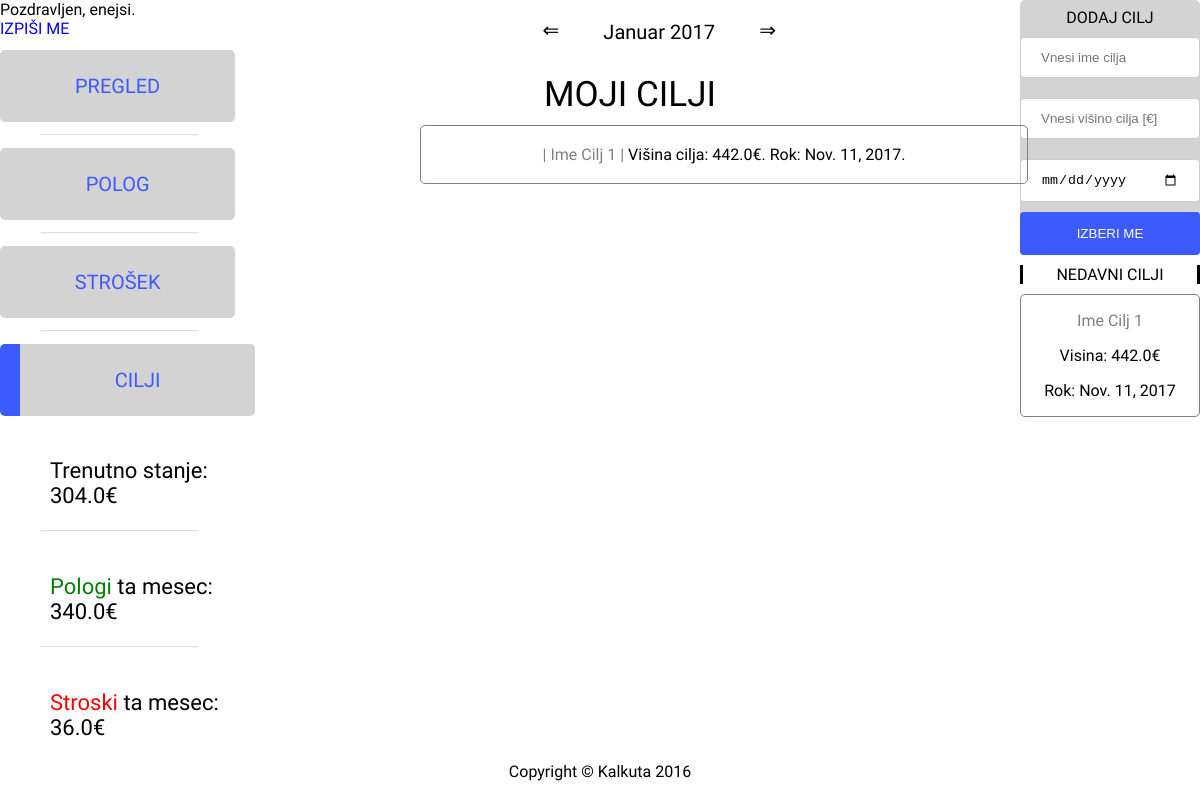
/kalkuta/cilji (signed in), run on the app's committed database.
### kalkuta/models.py (models this page shows, shortened)
class Stanje(models.Model):
    stanje = models.FloatField(default=0)
    uporabnik = models.OneToOneField(User, on_delete=models.SET_NULL, null=True)

class Cilji(models.Model):
    ime = models.CharField(max_length=30)
    ciljno_stanje = models.FloatField(default=-2)
    rok = models.DateField(default=datetime.now)
    uspesnost = models.IntegerField(default=-1) #0 je v poteku 1 je uspeh 2 je fail
    uporabnik = models.ForeignKey(User, on_delete=models.SET_NULL, null=True)
    leto_trans = models.IntegerField(null=True)
    mesec_trans = models.IntegerField(null=True)

### kalkuta/views.py (the view, shortened to what this page needs)
# urls.py: url(r'cilji', views.cilji, name='cilji'),
@login_required
def cilji(request):
    stdlogger.debug("Entering cilji view")
    racunaj_ta_mesec(request)
    izracunaj_leto(request)
    global MONTH_CHOICES
    current_user = request.user
    nedavni_cilji = Cilji.objects.filter(uporabnik=current_user).filter(leto_trans=leto_danes).filter(mesec_trans=mesec_danes).order_by('-id')[:3][::-1]
    nedavni_cilji = reversed(nedavni_cilji)
    vsi_cilji = Cilji.objects.filter(uporabnik=current_user).filter(leto_trans=leto_danes).filter(mesec_trans=mesec_danes).order_by('-id')
    trenS = Stanje.objects.filter(uporabnik=current_user)[0].stanje
    context_dict = {'cilji': vsi_cilji,
                    'nedavni_cilji': nedavni_cilji,
                    'trenS': trenS,
                    'mesec_danes': MONTH_CHOICES[mesec_danes],
                    'leto_danes': leto_danes,
                    'stroski': stroski_ta_mesec,
                    'pologi': pologi_ta_mesec
                    }
    return render(request, 'kalkuta/cilji.html', context_dict)

### kalkuta/views.py (called while the page is built, shortened)
def racunaj_ta_mesec(request):
    current_user = request.user
    global stroski_ta_mesec
    global pologi_ta_mesec
    vse_trans = Transakcija.objects.filter(uporabnik=current_user).filter(leto_trans=leto_danes).filter(
        mesec_trans=mesec_danes).order_by('-id')
    vse_trans_polog = [0]*31
    vse_trans_strosek = [0]*31
    for i in vse_trans:
        if i.tip == 0:
            vse_trans_strosek[int(i.datum.date().day)] += i.visina
        else:
            vse_trans_polog[int(i.datum.date().day)] += i.visina
    stdlogger.debug(vse_trans_polog)
    stdlogger.debug(vse_trans_strosek)
    stroski_ta_mesec = 0
    pologi_ta_mesec = 0
    for i in vse_trans_polog:
        pologi_ta_mesec += i
    for i in vse_trans_strosek:
        stroski_ta_mesec += i
    return

def izracunaj_leto(request):
    global mesec_danes
    global leto_danes
    stdlogger.debug("Racunam leto")
    if request.method == 'GET':
        nz = request.GET.get('q', '')
    return

### kalkuta/templates/kalkuta/cilji.html (shortened to what this page needs)
{% load static %}
<!doctype html>
<html lang="sl">
<head>
  <link rel="stylesheet" type="text/css" href="{% static 'kalkuta/cilji.css' %}" media="screen" />
</head>
<body>
    <div class="nav_left">
        {% if user.is_authenticated %}
        <span class="header-links">Pozdravljen, {{ user.username }}.<a href="{% url 'logout' %}" style="text-decoration: none; color: blue; padding-left: 90px"> IZPIŠI ME</a></span>
        {% else %}
        {get_template("landing")}
        {% endif %}
        <nav class="dash_main_nav">
            <a class="nav cur" href="pregled">PREGLED</a>
            <hr>
            <a class="nav" href="polog">POLOG</a>
            <hr>
            <a class="nav" href="strosek">STROŠEK</a>
            <hr>
            <a class="nav" href="cilji" style="
    color: #3D5AFE;
    border-style: hidden hidden hidden solid;
    border-width: 20px"
            >CILJI</a>
        </nav>
                <p style="padding-left:50px;padding-top: 20px; font-size: 22px;">Trenutno stanje: {{ trenS }}€</p>
                    <hr>
                <p style="padding-left:50px;padding-top: 20px; font-size: 22px;"><a style="color: green">Pologi</a> ta mesec: {{ pologi }}€</p>
                    <hr>
                <p style="padding-left:50px;padding-top: 20px; font-size: 22px;"><a style="color: red">Stroski</a> ta mesec: {{ stroski }}€</p>
     </div>
    <div class="dash_top_div">
        <div class="dash_top_div_cont">
            <a class="puscica levodesno"   href="?q=-1">&lArr;</a>
            <div class="puscica mesecleto" style="width: 200px;">
                <p>{{ mesec_danes }} {{ leto_danes }}</p>
            </div>
            <a class="puscica levodesno"  href="?q=1">&rArr;</a>
        </div>
    </div>
    <div class="dash_right_div">
        <div class="dash_right_ena">
                DODAJ CILJ
                <div class="izberi_racun">
                        <form class="obrazec_priliv" name="DodajCilj" method="post">
                        <div class="container">
                        <input class="input" type="text" placeholder="Vnesi ime cilja" name="ime_cilja" required>
                        <input class="input" type="text" placeholder="Vnesi višino cilja [€]" name="visina_cilja" required>
                        <input class="input" type="date" placeholder="Vnesi rok: DD/MM/YYYY"name="rok" required>
                        <input type="submit" value="IZBERI ME" onclick="validate_cilj()">
                        </div>
                    </form>
                </div>
        </div>
        <div class="dash_right_dva">
            <div class="pregled_cilj">
                NEDAVNI CILJI
            </div>
            <div class="transakcije">
                {% for i in nedavni_cilji %}
                <div class="cilj">
                    <p>{% if i.uspesnost == 0 %}<p style="color: gray">{{ i.ime }}</p>
                    {% endif %}</p><p>Visina: {{ i.ciljno_stanje }}€</p>
                    <p> Rok: {{ i.rok }}</p>
                </div>
                {% endfor %}
            </div>
        </div>
    </div>
    <div class="dash_middle_div">
        <div class="action_cont">
            <div class="naslov_cilj" style="text-align: center; font-size: 35px">
                MOJI CILJI
            </div>
            {% for i in cilji %}
            <div class="cilj_main">
                {% if i.uspesnost == 0 %} <p><span style="color: gray">| {{ i.ime }} | </span>
                    {% elif i.uspesnost == 1%}<p><span style="color: green">| {{ i.ime }} | </span>
                    {% else%}<p><span style="color: red">| {{ i.ime }} | </span>{% endif %}
                    Višina cilja: {{ i.ciljno_stanje }}€.  Rok: {{ i.rok }}.</p>
            </div>
            {% endfor %}
        </div>
    </div>
    <footer>
      	<p>Copyright &copy; Kalkuta 2016</p>
    </footer>
</body>

### kalkuta/static/kalkuta/cilji.css (style rules this page uses)
body { width: 100%; height: 100%; margin-left: auto; margin-right: auto; margin-top: auto; margin-bottom: auto; font-family: 'Raleway', sans-serif; }
.nav_left { float: left; width: 20%; }
nav a { display:block; text-decoration: none; background-color: #D3D3D3; border-radius: 5px; }
.nav { width: 98%; margin-bottom: 5%; margin-top: 5%; text-align: center; vertical-align: middle; padding-top: 10%; padding-bottom: 10%; font-size: 20px; text-decoration: none; }
nav a:link { color: #3D5AFE; }
a:link { color: black; }
hr { width: 65%; opacity: 0.3; }
.dash_top_div { float: left; text-align: center; width: 60%; margin-bottom: 2%; font-size: 20px; height: 50px; }
.dash_top_div_cont { margin-left: 42%; }
.levodesno { padding-top: 18px; }
.puscica { float: left; text-decoration: none; }
.dash_middle_div { float:left; width: 65%; }
.dash_right_div { float:right; width: 15%; text-align: center; }
.dash_right_ena { width: 100%; margin-bottom: 5%; padding-top: 8px; background-color: #D3D3D3; border-radius: 5px; }
input[type=submit] { width: 100%; background-color: #3D5AFE; color: white; padding: 14px 20px; border: none; border-radius: 4px; cursor: pointer; }
input[type=text],input[type=date], select { width: 100%; padding: 12px 20px; margin: 10px 0; display: inline-block; border: 1px solid #ccc; border-radius: 4px; box-sizing: border-box; }
.pregled_cilj { display: block; border-left: solid; border-right: solid; margin-bottom: 10px; margin-top: 10px; }
.cilj { border: solid; border-color: gray; border-width: 1px; margin-bottom: 10px; border-radius: 5px; }
footer { clear: both; text-align: center; }
.naslov_cilj { margin-bottom: 10px; }
.cilj_main { text-align: center; padding: 3px; width: 600px; margin-left: 180px; margin-bottom: 10px; margin-right:200px; border: solid; border-color: gray; border-width: 1px; border-radius: 5px; }

### data on the page
Stanje: stanje "304.0"
Cilji: ime "Ime Cilj 1", ciljno_stanje "442.0", rok "Nov. 11, 2017"

### other printed values
{{ user.username }} "enejsi"
{{ pologi }} "340.0"
{{ stroski }} "36.0"
{{ mesec_danes }} "Januar"
{{ leto_danes }} "2017"
